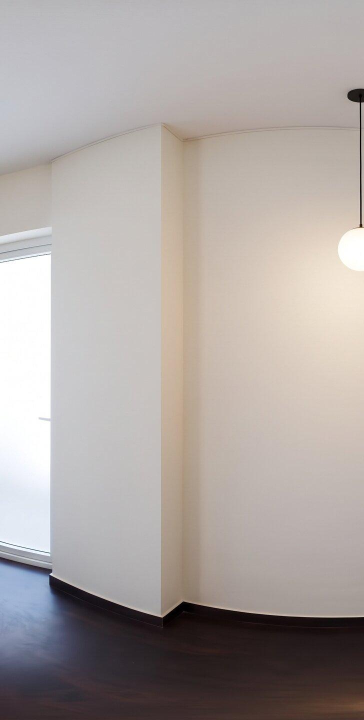
#> input picture tests/feature_crops/202-kitch-q0.jpg, 728 x 1440 px, given in place of kitchen.jpg, which was not available (shown at 1/2 size)
$ python find_features.py
#> lines starting #> are read from the running program, lines starting #| are printed output that depends on the picture; pictures that were not available may be replaced by others from this repository, and a replacement may not be noted
from PIL import Image
import os

images = {
    '201-bed': 'public/panoramas/room-201/bedroom.jpg',
    '201-kitch': 'public/panoramas/room-201/kitchen.jpg',
    '201-wash': 'public/panoramas/room-201/washroom.jpg',
    '202-bed': 'public/panoramas/room-202/bedroom.jpg',
    '202-kitch': 'public/panoramas/room-202/kitchen.jpg',
    '202-wash': 'public/panoramas/room-202/washroom.jpg',
    '203-bed': 'public/panoramas/room-203/bedroom.jpg',
    '203-kitch': 'public/panoramas/room-203/kitchen.jpg',
    '203-wash': 'public/panoramas/room-203/washroom.jpg',
}

os.makedirs('tests/feature_crops', exist_ok=True)

# Let's crop candidate regions in 202-kitch:
im_202k = Image.open(images['202-kitch'])
#> im_202k is the input picture: PIL image 728x1440 RGB; mean R, G, B 172.4, 165.1, 162
W, H = im_202k.size
#> W = 728; H = 1440
print(f"202-kitch size: {W}x{H}")
#| 202-kitch size: 728x1440

# Crop four quarters of 202-kitch to see exactly what is in each quarter:
for i in range(4):
    box = (int(i * W / 4), 0, int((i + 1) * W / 4), H)
    crop = im_202k.crop(box)
    crop.save(f'tests/feature_crops/202-kitch-q{i}.jpg')
    print(f"Saved quarter {i}: x in [{box[0]}, {box[2]}]")
#> this loop made 4 passes
#> pass 1, `crop = im_202k.crop(box)`:
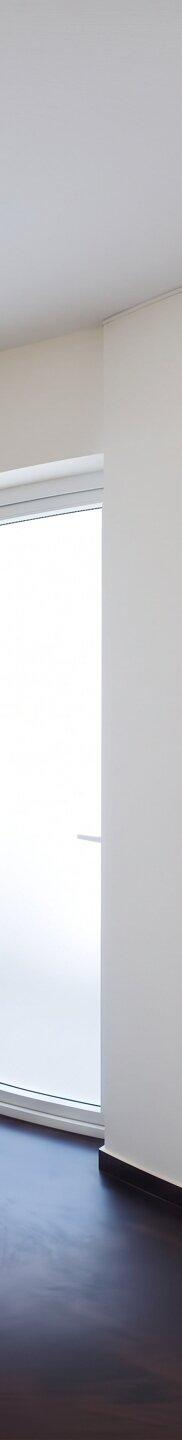
#> crop: PIL image 182x1440 RGB; mean R, G, B 180.8, 181.2, 186.8
#> pass 2, `crop = im_202k.crop(box)`:
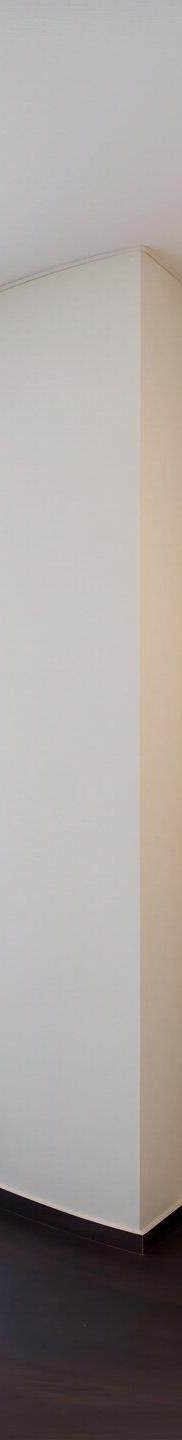
#> crop: PIL image 182x1440 RGB; mean R, G, B 166.7, 160.3, 157.3
#> pass 3, `crop = im_202k.crop(box)`:
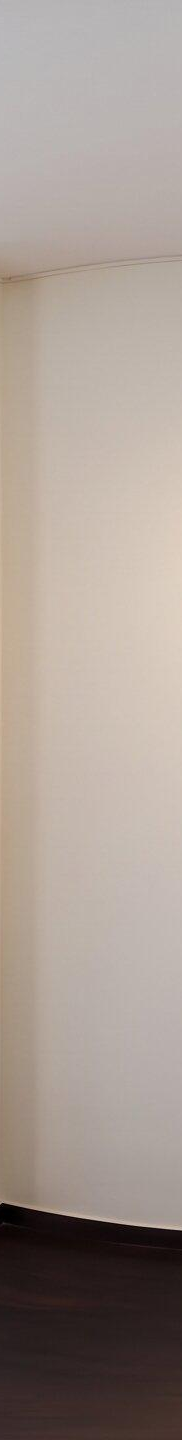
#> crop: PIL image 182x1440 RGB; mean R, G, B 165.5, 153.5, 145.5
#> after the loop:
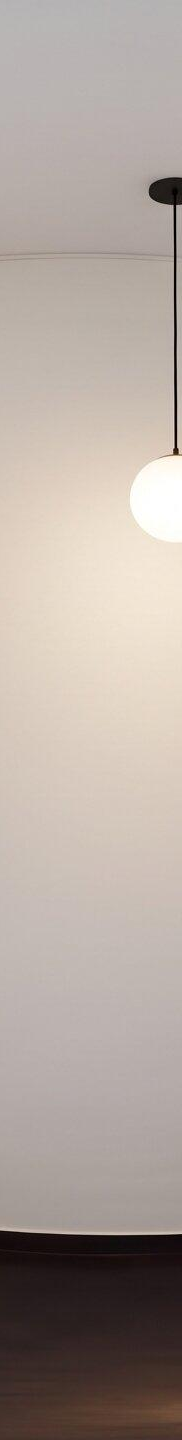
#> crop: PIL image 182x1440 RGB; mean R, G, B 176.6, 165.4, 158.1
